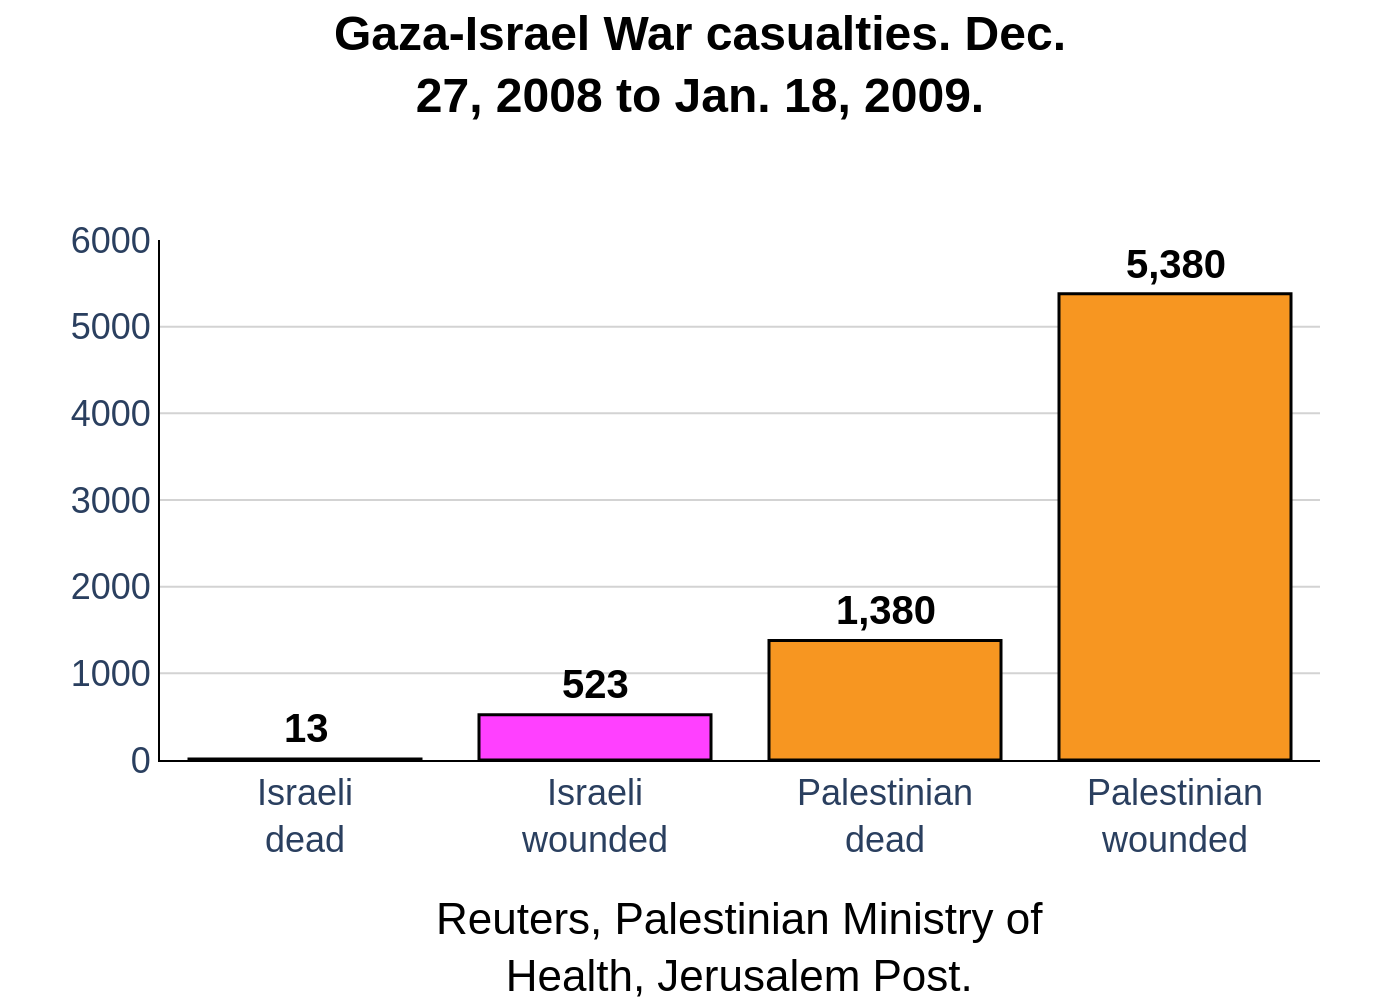

Write the Python code that produced this figure.
import sys
import json
import plotly.graph_objects as go

# Check for command-line argument
if len(sys.argv) != 2:
    print("Usage: python <script_name>.py <json_file_path>")
    sys.exit(1)

json_path = sys.argv[1]

# Load data from JSON file
try:
    with open(json_path, 'r', encoding='utf-8') as f:
        chart_data = json.load(f)
except FileNotFoundError:
    print(f"Error: JSON file not found at {json_path}")
    sys.exit(1)
except json.JSONDecodeError:
    print(f"Error: Could not decode JSON from {json_path}")
    sys.exit(1)

# Extract data and texts
data = chart_data['chart_data']
texts = chart_data['texts']
colors = chart_data['colors']

categories = [item['category'] for item in data]
values = [item['value'] for item in data]

# Create the figure
fig = go.Figure()

# Add the bar trace
fig.add_trace(go.Bar(
    x=categories,
    y=values,
    marker_color=colors,
    marker_line_color='black',
    marker_line_width=1.5,
    cliponaxis=False
))

# Add annotations for bar values
for i, item in enumerate(data):
    fig.add_annotation(
        x=item['category'],
        y=item['value'],
        text=f"<b>{item['value']:,}</b>",
        showarrow=False,
        yshift=15,
        font=dict(family="Arial", size=20, color="black")
    )

# Update layout
fig.update_layout(
    title=dict(
        text=f"<b>{texts['title']}</b>",
        x=0.5,
        y=0.95,
        xanchor='center',
        yanchor='top',
        font=dict(family="Arial", size=24, color="black")
    ),
    xaxis=dict(
        tickfont=dict(family="Arial", size=18),
        showline=True,
        linewidth=1,
        linecolor='black'
    ),
    yaxis=dict(
        title_text=texts.get('y_axis_title'),
        range=[0, 6000],
        dtick=1000,
        tickfont=dict(family="Arial", size=18),
        showgrid=True,
        gridcolor='LightGray',
        gridwidth=1,
        showline=True,
        linewidth=1,
        linecolor='black'
    ),
    font=dict(family="Arial"),
    plot_bgcolor='white',
    showlegend=False,
    margin=dict(t=120, b=120, l=80, r=40)
)

# Add source annotation
fig.add_annotation(
    text=texts['source'],
    xref="paper",
    yref="paper",
    x=0.5,
    y=-0.25,
    showarrow=False,
    xanchor='center',
    yanchor='top',
    font=dict(family="Arial", size=22, color="black")
)

# Generate output filename and save the image
output_filename = json_path.rsplit('.', 1)[0] + '.png'
fig.write_image(output_filename, scale=2)

print(f"Chart saved to {output_filename}")
